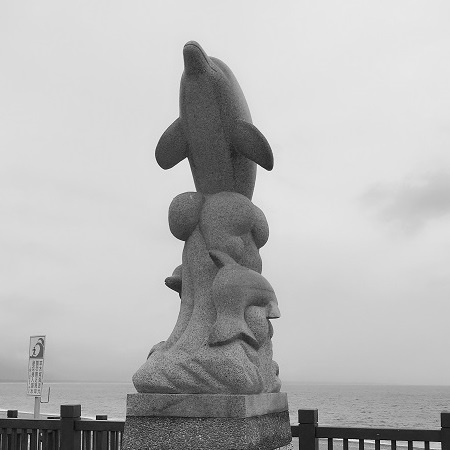
#> input picture images/Gray_dolphins.jpg, 450 x 450 px, found by its file name
$ jupyter execute '5-8 GaussianBlur.ipynb'   (shell and % lines are left out)
#> lines starting #> are read from the running program, lines starting #| are printed output that depends on the picture
### **高斯滤波**

高斯滤波器考虑像素与滤波器中心距离的影响，以滤波器中心为高斯分布的均值

[cell 1]
# -*- coding:utf-8 -*-
import cv2 as cv
import numpy as np
import sys
import matplotlib
import matplotlib.pyplot as plt
# 设置中文字体
matplotlib.rcParams['font.family'] = 'simhei'
matplotlib.rcParams['axes.unicode_minus'] = False
rootpath = '/home/zomnk/python_ws/02-OpenCV4/images/'

[cell 2]
# 读取图像并判断是否读取成功
img = cv.imread(rootpath +'Gray_dolphins.jpg')
#> img is the input picture: shape (450, 450, 3); min 0, max 255, mean 183
if img is None:
    print('Failed to read Gray_dolphins.jpg')
    sys.exit

img_sp = cv.imread(rootpath +'GraySaltPepperImage.jpg')
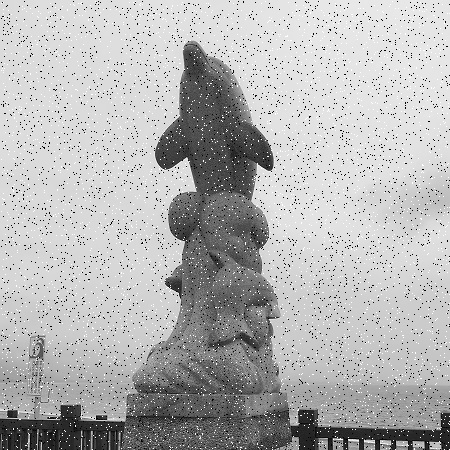
#> input picture images/GraySaltPepperImage.jpg, 450 x 450 px, found by its file name
#> img_sp is the input picture: shape (450, 450, 3); min 0, max 255, mean 180.4
if img_sp is None:
    print('Failed to read GraySaltPepperImage.jpg')
    sys.exit

img_gauss = cv.imread(rootpath +'GrayGaussImage.jpg')
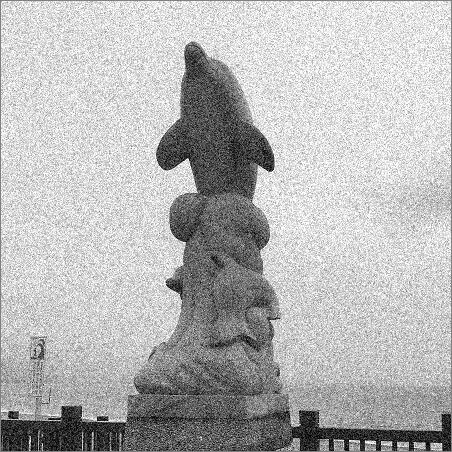
#> input picture images/GrayGaussImage.jpg, 452 x 452 px, found by its file name
#> img_gauss is the input picture: shape (452, 452, 3); min 0, max 255, mean 182.2
if img_gauss is None:
    print('Failed to read GrayGaussImage.jpg')
    sys.exit

[cell 3]
# 分别对上述图像进行高斯滤波，x方向上标准差为10，y方向上标准差为20
result_5 = cv.GaussianBlur(img, (5, 5), 10, 20)
result_9 = cv.GaussianBlur(img, (9, 9), 10, 20)
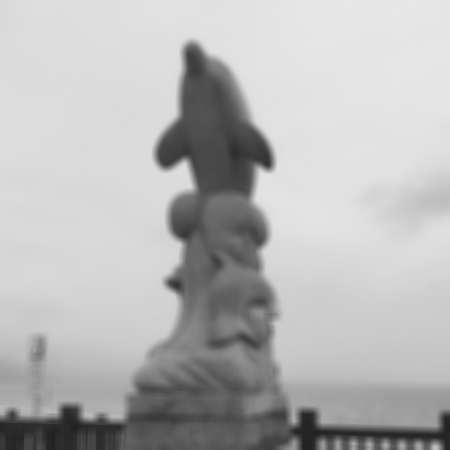
#> result_9: shape (450, 450, 3); min 31, max 232, mean 183
result_5_salt = cv.GaussianBlur(img_sp, (5, 5), 10, 20)
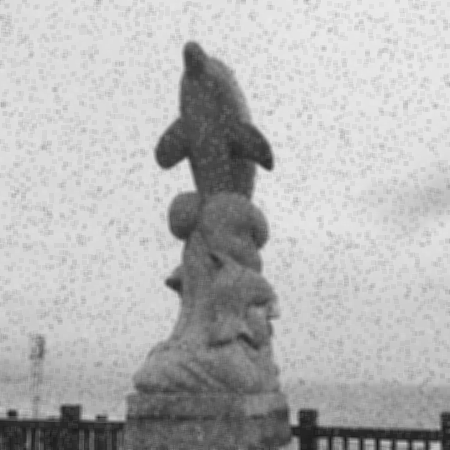
#> result_5_salt: shape (450, 450, 3); min 25, max 234, mean 180.4
result_9_salt = cv.GaussianBlur(img_sp, (9, 9), 10, 20)
result_5_gauss = cv.GaussianBlur(img_gauss, (5, 5), 10, 20)
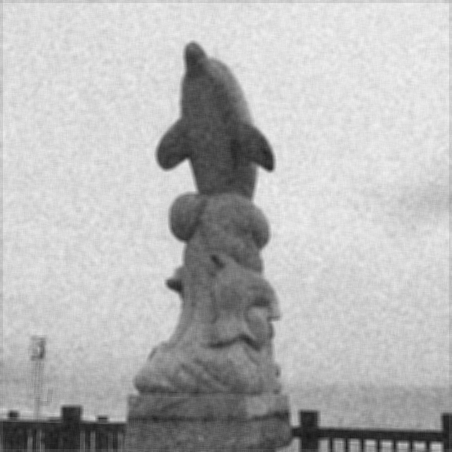
#> result_5_gauss: shape (452, 452, 3); min 23, max 242, mean 182.4
result_9_gauss = cv.GaussianBlur(img_gauss, (9, 9), 10, 20)

[cell 4]
# 展示结果
plt.figure(figsize=(15, 5))
plt.subplot(1, 3, 1)
plt.title('原灰度图像')
plt.imshow(img, cmap='gray')
plt.subplot(1, 3, 2)
plt.title('5×5高斯滤波')
plt.imshow(result_5, cmap='gray')
plt.subplot(1, 3, 3)
plt.title('9×9均值滤波')
plt.imshow(result_9, cmap='gray')

[cell 5]
# 展示结果
plt.figure(figsize=(15, 5))
plt.subplot(1, 3, 1)
plt.title('椒盐噪声灰度图像')
plt.imshow(img_sp, cmap='gray')
plt.subplot(1, 3, 2)
plt.title('5×5高斯滤波')
plt.imshow(result_5_salt, cmap='gray')
plt.subplot(1, 3, 3)
plt.title('9×9均值滤波')
plt.imshow(result_9_salt, cmap='gray')

[cell 6]
# 展示结果
plt.figure(figsize=(15, 5))
plt.subplot(1, 3, 1)
plt.title('高斯噪声灰度图像')
plt.imshow(img_gauss, cmap='gray')
plt.subplot(1, 3, 2)
plt.title('5×5高斯滤波')
plt.imshow(result_5_gauss, cmap='gray')
plt.subplot(1, 3, 3)
plt.title('9×9均值滤波')
plt.imshow(result_9_gauss, cmap='gray')
